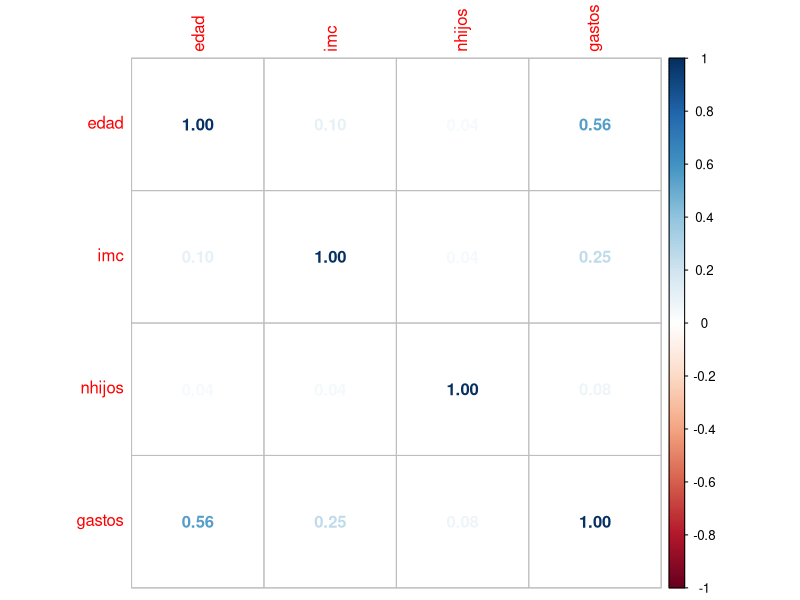

Generate this figure with R:
## ---- chunk 1
knitr::opts_chunk$set(echo = TRUE)
## ---- chunk 2
datos <- read.csv("Taller1/seguro.csv",sep = ";")
head(datos) 
## ---- chunk 3
str(datos)
## ---- chunk 4
datos <- datos[-6]
head(datos)
## ---- chunk 5
names(datos) <- c("edad","sexo","imc","nhijos","fuma","gastos")
head(datos)
## ---- chunk 6
datos$sexo[datos$sexo=="female"] <-"femenino"
datos$sexo[datos$sexo =="male"] <- "masculino"
datos$fuma[datos$fuma=="yes"] <-"si"

head(datos)
## ---- chunk 7
datos[,c(1,3,4,6)] |> cor()
## ---- chunk 8
library(corrplot)
datos[,c(1,3,4,6)] |> cor() |> corrplot(method = "number")
## ---- chunk 9

## ---- chunk 10
attach(datos)
r <- cor(edad,imc)
Zr <- 0.5*log((1+r)/(1-r)) 
alfa <- 1-0.975 
n <- length(edad)
Zr - qnorm(1-alfa/2)*sqrt(1/(n-3)) -> Zrho_inf
Zr + qnorm(1-alfa/2)*sqrt(1/(n-3)) -> Zrho_sup
(exp(2*Zrho_inf)-1)/(exp(2*Zrho_inf)+1) -> rho_inf
(exp(2*Zrho_sup)-1)/(exp(2*Zrho_sup)+1) -> rho_sup
c(rho_inf,rho_sup)
## ---- chunk 11

cor.test(edad,imc, method = "pearson", alternative = "two.sided", conf.level = 0.975)

## ---- chunk 12
r <- cor(nhijos,imc)
n <- length(nhijos)
tcalc <- (r*sqrt(n-2)/sqrt(1-r^2))# Cálculo del estadístico-t
## ---- chunk 13
2*pt(abs(tcalc),n-2,lower.tail = FALSE)
## ---- chunk 14
modelo <- lm(gastos ~ edad)
library(broom)
modelo <- modelo|> tidy()
modelo
## ---- chunk 15
b1 <- modelo$estimate[2];b1
b1_ <- (sd(gastos)/sd(edad))*cor(gastos,edad);b1_
round(b1)==round(b1_)
## ---- chunk 16
alfa <- 1-0.92
n <- length(gastos)

#Intervalo de confianza para el beta 0 con un nivel de confianza del 92%
LI <- modelo$estimate[1]-qt(1-alfa/2,n-2)*modelo$std.error[1]
LS <- modelo$estimate[1]+qt(1-alfa/2,n-2)*modelo$std.error[1]
c(LI,LS)


#Intervalo de confianza para el b1 con un nivel de confianza del 98%

alfa <- 1-0.98
n <- length(gastos)

LI <- modelo$estimate[2]-qt(1-alfa/2,n-2)*modelo$std.error[2]
LS <- modelo$estimate[2]+qt(1-alfa/2,n-2)*modelo$std.error[2]
c(LI,LS)

#Directamente con R:

library(broom)
modelo <- lm(gastos ~ edad)
##Intervalo de confianza para el b1 y b0  con un nivel de confianza del 92%
modelo|> confint(level = 0.92)
##Intervalo de confianza para el b1 y b0  con un nivel de confianza del 98%
modelo|> confint(level = 0.98)

## ---- chunk 17
library(broom)
modelo |>  aov()|> summary()

## ---- chunk 18
SCR <- (0.281^2)*var(edad)*(200-1);SCR
SCT <- var(gastos)*(200-1);SCT
SCE <- var(gastos)*(200-1)-(0.281^2)*var(edad)*(200-1);SCE #2
## ---- chunk 19
summary(modelo)$sigma**2 # varianza
## ---- chunk 20
modelo2 <- lm(gastos ~ ., data = datos)  
modelo2|> tidy()
## ---- chunk 21
#b1  Regreción lineal 
modelo <- lm(gastos ~ edad)
modelo <- modelo|> tidy()
modelo$estimate[2]
#b1 Regreción lineal multiple

modelo2 <- lm(gastos ~ ., data = datos)
modelo2 <- modelo2|> tidy()
modelo2$estimate[2]
